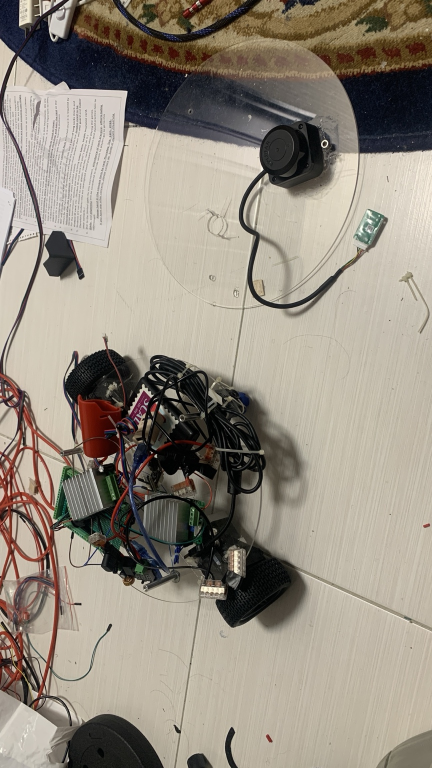
#> input picture archive/sources/current-build-photos/IMG_5456.jpeg, 864 x 1536 px, given in place of the camera (shown at 1/2 size)
$ python obstacle-detector-v2.py
#> lines starting #> are read from the running program, lines starting #| are printed output that depends on the picture; after the words box and inside, x2 and y2 are one past the last pixel; in counts of white or black regions, pixels touching at a corner belong together
#!/usr/bin/env python3
"""
Argus Vac - Camera Obstacle Detection Sandbox (v2)
Developed by Gemini Notebook for Orange Pi 5

This script implements a high-performance computer vision sandbox using OpenCV.
It captures video from a USB camera, isolates a driving corridor (Region of Interest),
detects obstacles (like socks, cables, or toys) using HSV thresholding or contour detection,
and issues movement warnings.

It supports both:
1. Headless Mode (SHOW_GUI = False): Outputs alerts purely to the console, perfect for quick testing.
2. GUI Mode (SHOW_GUI = True): Displays live video feed, masks, and adjustment sliders (requires X11 forwarding).
"""

import cv2
import numpy as np
import sys
import time

# --- CONFIGURATION TOGGLE ---
SHOW_GUI = False  # Set to False to run purely in the console without X11 forwarding display errors!
# ----------------------------

def nothing(x):
    pass

def main():
    print("=====================================================")
    print("      ARGUS VAC - OBSTACLE DETECTION SANDBOX (v2)    ")
    print("=====================================================")
    print(f"Starting USB camera capture in {'GUI' if SHOW_GUI else 'HEADLESS'} mode...")

    # Initialize video capture (0 is default USB webcam on Orange Pi / Linux)
    cap = cv2.VideoCapture(0)

    # Check if camera opened successfully
    if not cap.isOpened():
        print("[ERROR] Could not open USB camera (index 0).")
        print("Please verify your camera is plugged into the Orange Pi 5 and run 'ls /dev/video*'.")
        sys.exit(1)

    # Allow camera to warm up
    time.sleep(1.0)

    # Configure video dimensions
    cap.set(cv2.CAP_PROP_FRAME_WIDTH, 640)
    cap.set(cv2.CAP_PROP_FRAME_HEIGHT, 480)

    window_name = "Argus Vac - Obstacle Detector Calibration"

    # Default parameters for detection (used in Headless mode or as starting slider points)
    # Optimized to detect dark/colored obstacles (like socks/cables) on light-colored floors.
    low_h, high_h = 0, 179
    low_s, high_s = 0, 255
    low_v, high_v = 0, 150
    roi_top_pct = 0.4   # Focus on the bottom 60% of the frame
    roi_left_pct = 0.2  # Clip the leftmost 20%
    roi_right_pct = 0.8 # Clip the rightmost 20%
    min_area = 800      # Minimum size in pixels to count as an obstacle

    if SHOW_GUI:
        # Create an OpenCV GUI window for tuning parameters
        cv2.namedWindow(window_name, cv2.WINDOW_AUTOSIZE)

        # Create Trackbars for on-the-fly HSV threshold tuning
        cv2.createTrackbar("Low H", window_name, low_h, 179, nothing)
        cv2.createTrackbar("High H", window_name, high_h, 179, nothing)
        cv2.createTrackbar("Low S", window_name, low_s, 255, nothing)
        cv2.createTrackbar("High S", window_name, high_s, 255, nothing)
        cv2.createTrackbar("Low V", window_name, low_v, 255, nothing)
        cv2.createTrackbar("High V", window_name, high_v, 255, nothing)

        # Trackbars for Region of Interest (ROI) driving corridor boundaries
        cv2.createTrackbar("ROI Top %", window_name, int(roi_top_pct * 100), 100, nothing)
        cv2.createTrackbar("ROI Left %", window_name, int(roi_left_pct * 100), 100, nothing)
        cv2.createTrackbar("ROI Right %", window_name, int(roi_right_pct * 100), 100, nothing)

        # Minimum contour area to trigger a warning
        cv2.createTrackbar("Min Area px", window_name, min_area, 20000, nothing)

        print("\n[INFO] Calibration UI initialized.")
        print("  - Drag sliders to isolate the obstacle's color signature in the 'Mask' window.")
        print("  - Press 'q' in any video window to exit.")
        print("  - Check your terminal for real-time status and obstacle warnings.\n")
    else:
        print("\n[INFO] Running in headless mode.")
        print("  - Output alerts will print directly below.")
        print("  - Press Ctrl+C in your terminal to exit.\n")

    last_warning_time = 0

    try:
        while True:
            ret, frame = cap.read()
#> frame is the input picture: shape (1536, 864, 3); mean B, G, R 127.9, 140.3, 148.5
            if not ret:
                print("[WARNING] Failed to grab frame from USB camera.")
                time.sleep(0.1)
                continue

            height, width, _ = frame.shape

            # 1. Read parameters (either from sliders or preconfigured defaults)
            if SHOW_GUI:
                low_h = cv2.getTrackbarPos("Low H", window_name)
                high_h = cv2.getTrackbarPos("High H", window_name)
                low_s = cv2.getTrackbarPos("Low S", window_name)
                high_s = cv2.getTrackbarPos("High S", window_name)
                low_v = cv2.getTrackbarPos("Low V", window_name)
                high_v = cv2.getTrackbarPos("High V", window_name)

                roi_top_pct = cv2.getTrackbarPos("ROI Top %", window_name) / 100.0
                roi_left_pct = cv2.getTrackbarPos("ROI Left %", window_name) / 100.0
                roi_right_pct = cv2.getTrackbarPos("ROI Right %", window_name) / 100.0
                min_area = cv2.getTrackbarPos("Min Area px", window_name)

            # 2. Define and draw the Region of Interest (ROI) - the "Driving Corridor"
            roi_y_start = int(height * roi_top_pct)
            roi_y_end = height
            roi_x_start = int(width * roi_left_pct)
            roi_x_end = int(width * roi_right_pct)

            # Crop to the ROI
            roi = frame[roi_y_start:roi_y_end, roi_x_start:roi_x_end]
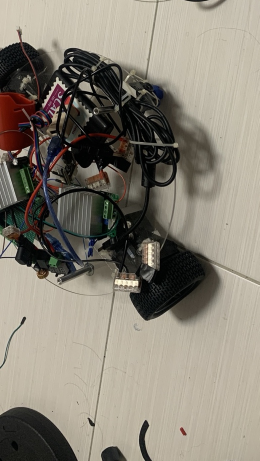
#> roi: shape (922, 519, 3) (shown at 1/2 size); mean B, G, R 117.2, 129.2, 135.4

            # 3. Process the ROI for detection
            blurred = cv2.GaussianBlur(roi, (5, 5), 0)
            hsv = cv2.cvtColor(blurred, cv2.COLOR_BGR2HSV)
#> hsv: shape (922, 519, 3); mean H, S, V 29.4, 44.7, 136.3

            # Create a binary mask using the bounds
            lower_bound = np.array([low_h, low_s, low_v])
            upper_bound = np.array([high_h, high_s, high_v])
            mask = cv2.inRange(hsv, lower_bound, upper_bound)
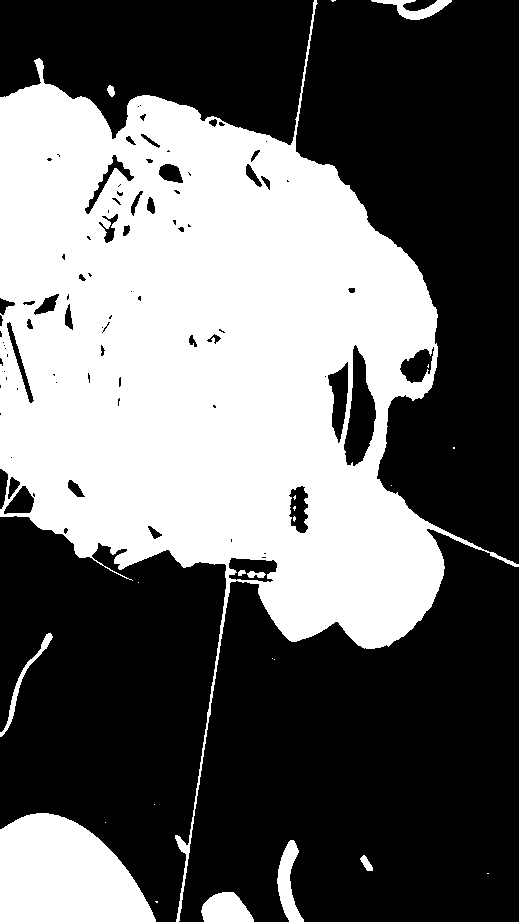
#> mask: shape (922, 519); 41% white; 24 white regions (14 under 20 px), largest, box (x1, y1, x2, y2) and area: (0, 0, 519, 922) 179370, (0, 813, 156, 922) 12820, (201, 892, 254, 922) 1190

            # Clean up isolated noise pixels
            kernel = np.ones((5, 5), np.uint8)
            mask = cv2.morphologyEx(mask, cv2.MORPH_OPEN, kernel)
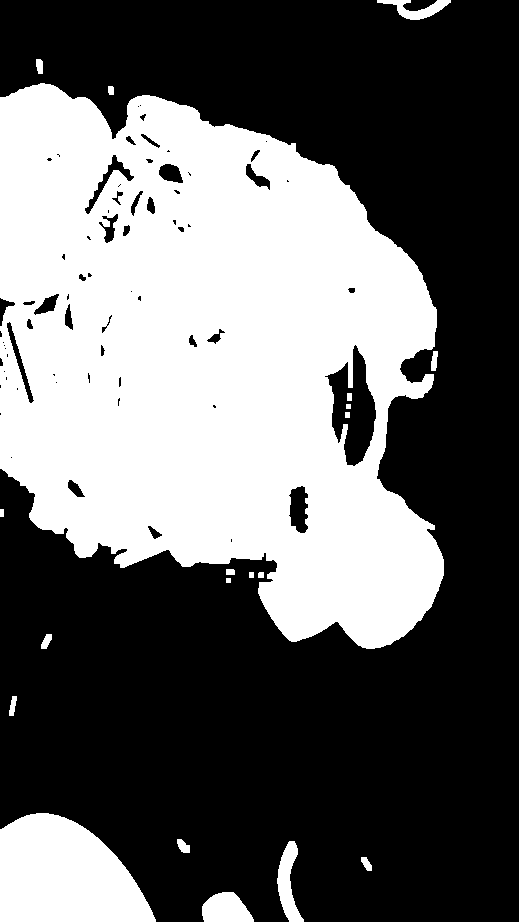
#> mask: shape (922, 519); 40.3% white; 20 white regions, largest, box (x1, y1, x2, y2) and area: (0, 83, 444, 649) 176253, (0, 813, 156, 922) 12820, (202, 892, 254, 922) 1187
            mask = cv2.morphologyEx(mask, cv2.MORPH_CLOSE, kernel)
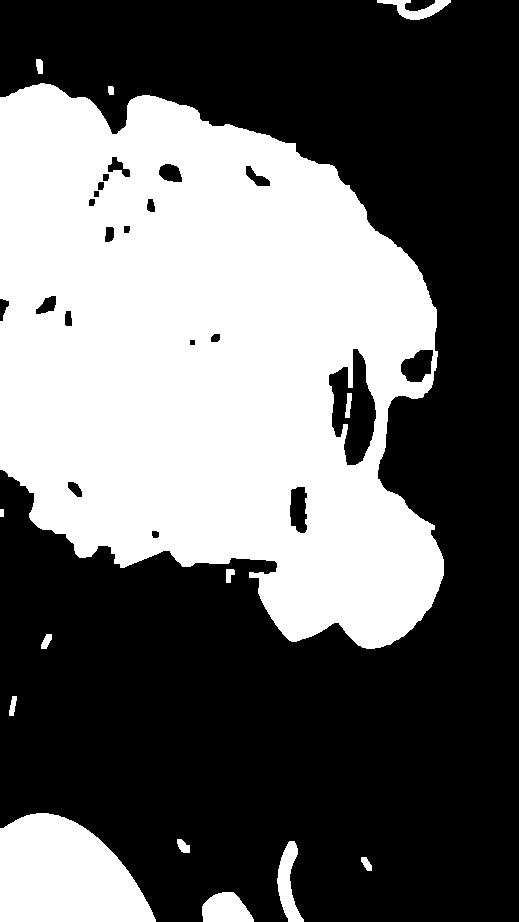
#> mask: shape (922, 519); 40.7% white; 14 white regions

            # 4. Find Contours in the binary mask
            contours, _ = cv2.findContours(mask, cv2.RETR_EXTERNAL, cv2.CHAIN_APPROX_SIMPLE)
#> contours = 13 contours; largest, box (x1, y1, x2, y2) and area: (0, 83, 444, 649) 183846, (0, 813, 156, 922) 12606, (202, 892, 254, 922) 1125, (277, 841, 304, 922) 995, (377, 0, 451, 20) 552

            obstacle_detected_in_corridor = False

            # Draw static corridor borders on display frame if GUI is active
            if SHOW_GUI:
                cv2.rectangle(frame, (roi_x_start, roi_y_start), (roi_x_end, roi_y_end), (255, 255, 0), 2)
                cv2.putText(frame, "Driving Corridor (ROI)", (roi_x_start + 5, roi_y_start - 10),
                            cv2.FONT_HERSHEY_SIMPLEX, 0.5, (255, 255, 0), 1)

            for cnt in contours:
                area = cv2.contourArea(cnt)

                # Check if the detected object is large enough
                if area > min_area:
                    obstacle_detected_in_corridor = True

                    if SHOW_GUI:
                        # Compute bounding box coordinates relative to the original frame
                        x, y, w, h_box = cv2.boundingRect(cnt)
                        global_x = roi_x_start + x
                        global_y = roi_y_start + y

                        cx = global_x + (w // 2)
                        cy = global_y + (h_box // 2)

                        # Estimate proximity hazard severity (closer objects are lower in the frame)
                        proximity_ratio = (global_y + h_box - roi_y_start) / (height - roi_y_start)
                        severity = "CRITICAL" if proximity_ratio > 0.7 else "WARNING"
                        color = (0, 0, 255) if severity == "CRITICAL" else (0, 165, 255) # Red vs Orange

                        # Draw visual feedback
                        cv2.rectangle(frame, (global_x, global_y), (global_x + w, global_y + h_box), color, 3)
                        cv2.circle(frame, (cx, cy), 5, (0, 255, 255), -1)

                        label = f"{severity}: Obj (Area:{int(area)})"
                        cv2.putText(frame, label, (global_x, global_y - 10),
                                    cv2.FONT_HERSHEY_SIMPLEX, 0.5, color, 2)
#> this loop made 13 passes
#> area on passes 1 to 8: 1125, 78.5, 995, 103, 12606.5, 80, 86, 72

            # 5. Output warning logs to terminal at a throttled rate (every 500ms)
            if obstacle_detected_in_corridor:
                current_time = time.time()
                if current_time - last_warning_time > 0.5:
                    print(f"[ALERT] {time.strftime('%H:%M:%S')} - Obstacle detected in driving corridor! Sending HALT signal.")
                    last_warning_time = current_time

            # Show visual frames if GUI mode is active
            if SHOW_GUI:
                cv2.imshow(window_name, frame)
                cv2.imshow("Detection Mask (Thresholded)", mask)

                # Monitor keypresses. Exit if 'q' is pressed.
                key = cv2.waitKey(1) & 0xFF
                if key == ord('q'):
                    print("\n[INFO] Gracefully shutting down camera sandbox.")
                    break
            else:
                # Slight sleep in headless mode to prevent CPU pinning
                time.sleep(0.03)

    except KeyboardInterrupt:
        print("\n[INFO] Interrupt detected. Shutting down.")

    finally:
        cap.release()
        if SHOW_GUI:
            cv2.destroyAllWindows()
        print("Camera hardware released. Done.")

if __name__ == '__main__':
    main()

$ run again, on archive/sources/current-build-photos/IMG_5457.jpeg
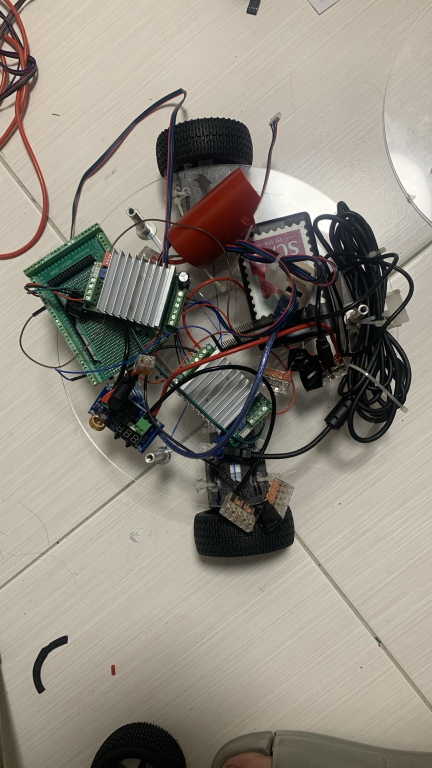
#> input picture archive/sources/current-build-photos/IMG_5457.jpeg, 864 x 1536 px, given in place of the camera (shown at 1/2 size)
#> in main, frame is the input picture: shape (1536, 864, 3); mean B, G, R 128.8, 139.9, 146.2
#> in main, `roi = frame[roi_y_start:roi_y_end, roi_x_start:roi_x_end]`:
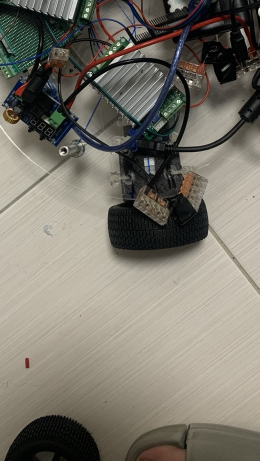
#> roi: shape (922, 519, 3) (shown at 1/2 size); mean B, G, R 107.1, 117.6, 121.8
#> hsv: shape (922, 519, 3); mean H, S, V 33.4, 46.3, 123.8
#> in main, `mask = cv2.morphologyEx(mask, cv2.MORPH_CLOSE, kernel)`:
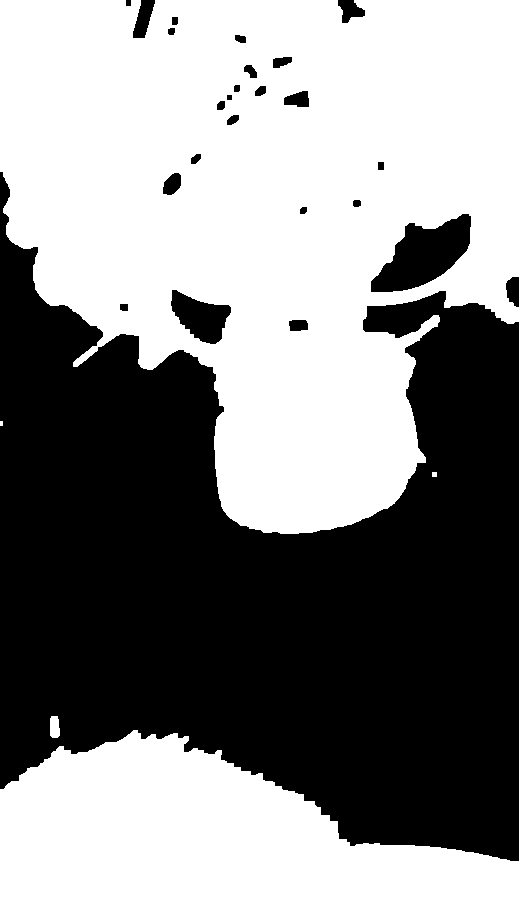
#> mask: shape (922, 519); 54.7% white; 25 black regions
#> contours = 5 contours, 2 with area under 20; largest, box (x1, y1, x2, y2) and area: (0, 0, 519, 534) 201228, (0, 730, 519, 922) 66262, (50, 716, 60, 738) 170
#> the loop in main, `for cnt in contours:` made 5 passes
#> (area, obstacle_detected_in_corridor) on passes 1, 5: (66262.5, True), (201228.5, True)
